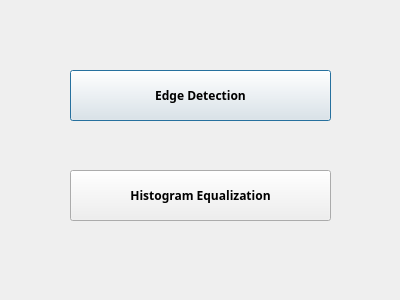
<?xml version="1.0" encoding="UTF-8"?>
<ui version="4.0">
 <class>Dialog</class>
 <widget class="QDialog" name="Dialog">
  <property name="geometry">
   <rect>
    <x>0</x>
    <y>0</y>
    <width>400</width>
    <height>300</height>
   </rect>
  </property>
  <property name="windowTitle">
   <string>Dialog</string>
  </property>
  <widget class="QPushButton" name="btn_edge">
   <property name="geometry">
    <rect>
     <x>70</x>
     <y>70</y>
     <width>261</width>
     <height>51</height>
    </rect>
   </property>
   <property name="font">
    <font>
     <family>MV Boli</family>
     <pointsize>9</pointsize>
     <weight>75</weight>
     <bold>true</bold>
    </font>
   </property>
   <property name="text">
    <string>Edge Detection</string>
   </property>
  </widget>
  <widget class="QPushButton" name="btn_histEqu">
   <property name="geometry">
    <rect>
     <x>70</x>
     <y>170</y>
     <width>261</width>
     <height>51</height>
    </rect>
   </property>
   <property name="font">
    <font>
     <family>MV Boli</family>
     <pointsize>9</pointsize>
     <weight>75</weight>
     <italic>false</italic>
     <bold>true</bold>
     <strikeout>false</strikeout>
    </font>
   </property>
   <property name="text">
    <string>Histogram Equalization</string>
   </property>
  </widget>
 </widget>
 <resources/>
 <connections/>
</ui>
